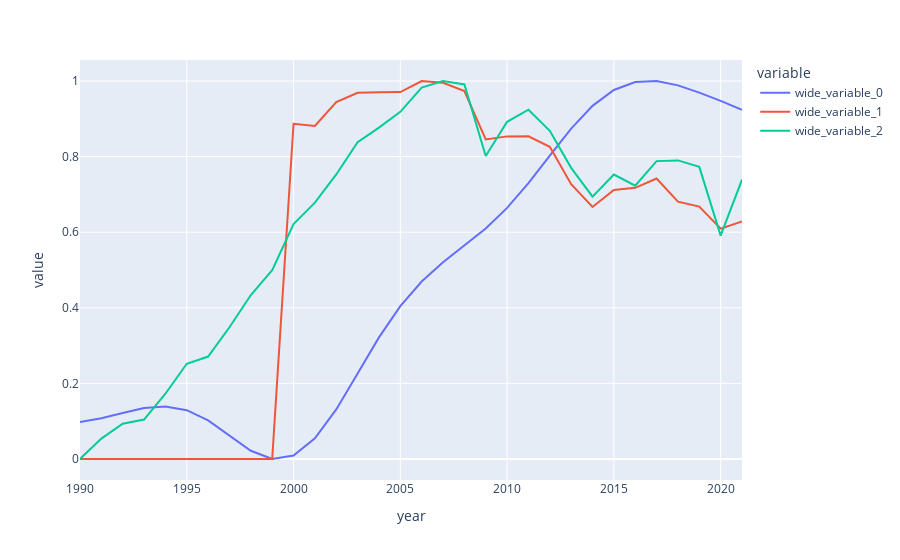

The code cell stored with this chart in its notebook:
### Code cell
Italy = dataframe[dataframe["country"] == "Italy"]
plx.line(Italy, x=Italy["year"],y=[minmaxnormalize(Italy["population"]),
minmaxnormalize(Italy["greenhouse_gas_emissions"]),minmaxnormalize(Italy["electricity_demand"])])

### Figure 1 — Plotly figure (JSON) as saved in the notebook; plotly's stock layout.template omitted (floating-point values rounded to 4 significant figures)
{"data": [{"hovertemplate": "variable=wide_variable_0<br>year=%{x}<br>value=%{y}<extra></extra>", "legendgroup": "wide_variable_0", "line": {"color": "#636efa", "dash": "solid"}, "marker": {"symbol": "circle"}, "mode": "lines", "name": "wide_variable_0", "orientation": "v", "showlegend": true, "type": "scatter", "x": [1990, 1991, 1992, 1993, 1994, 1995, 1996, 1997, 1998, 1999, 2000, 2001, 2002, 2003, 2004, 2005, 2006, 2007, 2008, 2009, 2010, 2011, 2012, 2013, 2014, 2015, 2016, 2017, 2018, 2019, 2020, 2021], "xaxis": "x", "y": [0.09771, 0.1076, 0.1219, 0.1349, 0.1389, 0.1291, 0.1019, 0.06172, 0.02168, 0, 0.009097, 0.05463, 0.1311, 0.2262, 0.3217, 0.4046, 0.4696, 0.5207, 0.5641, 0.6097, 0.6644, 0.7301, 0.8023, 0.8739, 0.9343, 0.9763, 0.9974, 1, 0.9885, 0.9692, 0.9473, 0.9238], "yaxis": "y"}, {"hovertemplate": "variable=wide_variable_1<br>year=%{x}<br>value=%{y}<extra></extra>", "legendgroup": "wide_variable_1", "line": {"color": "#EF553B", "dash": "solid"}, "marker": {"symbol": "circle"}, "mode": "lines", "name": "wide_variable_1", "orientation": "v", "showlegend": true, "type": "scatter", "x": [1990, 1991, 1992, 1993, 1994, 1995, 1996, 1997, 1998, 1999, 2000, 2001, 2002, 2003, 2004, 2005, 2006, 2007, 2008, 2009, 2010, 2011, 2012, 2013, 2014, 2015, 2016, 2017, 2018, 2019, 2020, 2021], "xaxis": "x", "y": [0, 0, 0, 0, 0, 0, 0, 0, 0, 0, 0.8868, 0.8811, 0.9442, 0.969, 0.9704, 0.9708, 1.0, 0.9954, 0.9736, 0.8453, 0.8535, 0.8539, 0.826, 0.7271, 0.6669, 0.712, 0.7174, 0.742, 0.6808, 0.6676, 0.6095, 0.6285], "yaxis": "y"}, {"hovertemplate": "variable=wide_variable_2<br>year=%{x}<br>value=%{y}<extra></extra>", "legendgroup": "wide_variable_2", "line": {"color": "#00cc96", "dash": "solid"}, "marker": {"symbol": "circle"}, "mode": "lines", "name": "wide_variable_2", "orientation": "v", "showlegend": true, "type": "scatter", "x": [1990, 1991, 1992, 1993, 1994, 1995, 1996, 1997, 1998, 1999, 2000, 2001, 2002, 2003, 2004, 2005, 2006, 2007, 2008, 2009, 2010, 2011, 2012, 2013, 2014, 2015, 2016, 2017, 2018, 2019, 2020, 2021], "xaxis": "x", "y": [0, 0.05403, 0.09339, 0.1043, 0.1727, 0.252, 0.271, 0.3486, 0.4339, 0.4997, 0.6216, 0.678, 0.7528, 0.8378, 0.8767, 0.9184, 0.9827, 1, 0.9909, 0.8018, 0.8919, 0.9241, 0.8684, 0.7703, 0.6941, 0.7525, 0.7232, 0.7881, 0.79, 0.7729, 0.5911, 0.7392], "yaxis": "y"}], "layout": {"legend": {"title": {"text": "variable"}, "tracegroupgap": 0}, "margin": {"t": 60}, "xaxis": {"anchor": "y", "domain": [0, 1], "title": {"text": "year"}}, "yaxis": {"anchor": "x", "domain": [0, 1], "title": {"text": "value"}}}}
